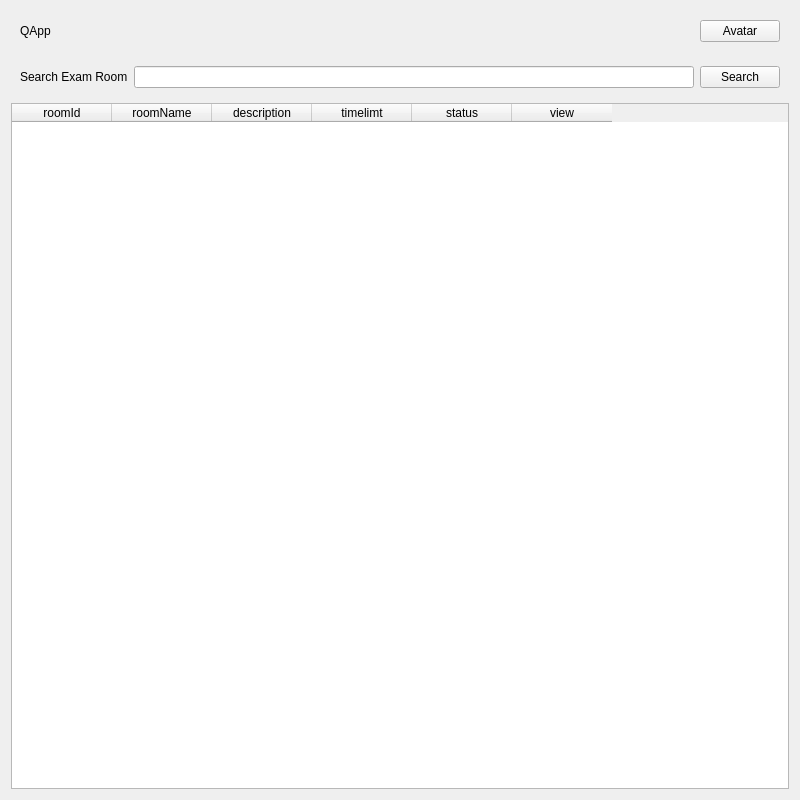
<?xml version="1.0" encoding="UTF-8"?>
<ui version="4.0">
 <class>ExamRoomManagement</class>
 <widget class="QWidget" name="Form">
  <property name="geometry">
   <rect>
    <x>0</x>
    <y>0</y>
    <width>800</width>
    <height>800</height>
   </rect>
  </property>
  <property name="windowTitle">
   <string>Exam Room Management</string>
  </property>
  <layout class="QVBoxLayout" name="verticalLayout">
   <item>
    <widget class="QWidget" name="header" native="true">
     <layout class="QHBoxLayout" name="horizontalLayout">
      <item>
       <widget class="QLabel" name="logoLabel">
        <property name="text">
         <string>QApp</string>
        </property>
       </widget>
      </item>
      <item>
       <spacer name="horizontalSpacer">
        <property name="orientation">
         <enum>Qt::Orientation::Horizontal</enum>
        </property>
        <property name="sizeHint" stdset="0">
         <size>
          <width>40</width>
          <height>20</height>
         </size>
        </property>
       </spacer>
      </item>
      <item>
       <widget class="QPushButton" name="avatarButton">
        <property name="text">
         <string>Avatar</string>
        </property>
       </widget>
      </item>
     </layout>
    </widget>
   </item>
   <item>
    <widget class="QWidget" name="searchBar" native="true">
     <layout class="QHBoxLayout" name="horizontalLayout_2">
      <item>
       <widget class="QLabel" name="searchLabel">
        <property name="text">
         <string>Search Exam Room</string>
        </property>
       </widget>
      </item>
      <item>
       <widget class="QLineEdit" name="searchInput"/>
      </item>
      <item>
       <widget class="QPushButton" name="searchButton">
        <property name="text">
         <string>Search</string>
        </property>
       </widget>
      </item>
     </layout>
    </widget>
   </item>
   <item>
    <widget class="QTableWidget" name="examRoomTableWidget">
     <property name="sizePolicy">
      <sizepolicy hsizetype="Expanding" vsizetype="Expanding">
       <horstretch>0</horstretch>
       <verstretch>0</verstretch>
      </sizepolicy>
     </property>
     <column>
      <property name="text">
       <string>roomId</string>
      </property>
     </column>
     <column>
      <property name="text">
       <string>roomName</string>
      </property>
     </column>
     <column>
      <property name="text">
       <string>description</string>
      </property>
     </column>
     <column>
      <property name="text">
       <string>timelimt</string>
      </property>
     </column>
     <column>
      <property name="text">
       <string>status</string>
      </property>
     </column>
     <column>
      <property name="text">
       <string>view</string>
      </property>
     </column>
    </widget>
   </item>
  </layout>
 </widget>
 <resources/>
 <connections/>
</ui>
